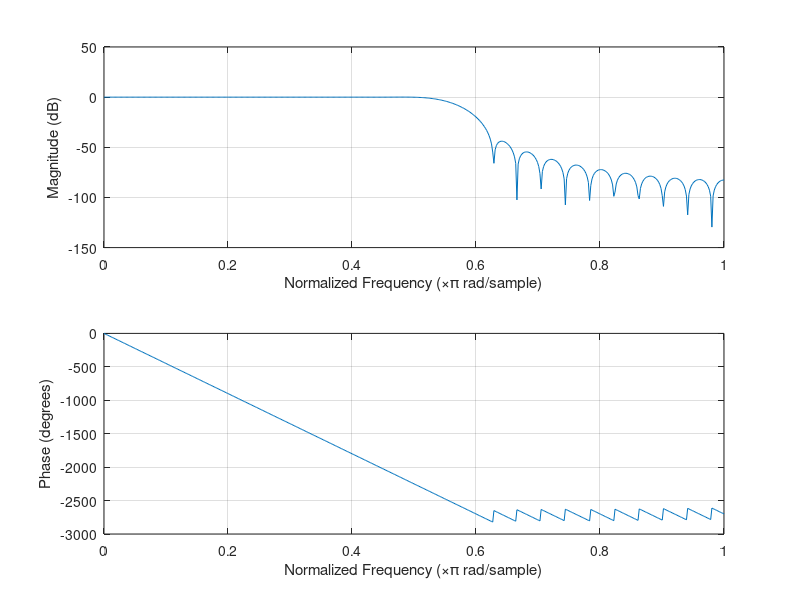

MATLAB code for this plot: (Note: this script raises an error after producing the figure.)
% Task 3
n=(-20:1:20);
fc=0.3;
y = 2*fc*sinc(n*2*fc);

plot(n,y);
xlabel('Time (sec)');
ylabel('Amplitude'); 
title('Sinc Function');

freqz(y)

n=(-30:1:30);
y = 2*fc*sinc(n*2*fc);

freqz(y)


n=(-40:1:40);
y = 2*fc*sinc(n*2*fc);

freqz(y)
%%
% Task 4
clear all
disp('Task 4')
fp=4/16;
fs=5/16;

fc=(fp+fs)/2;

deltaf=fs-fp;

% we'll use hanning window 
N=3.1/deltaf;

% rounding above to nearest odd integer
N = (ceil((ceil(N)/2)+0.5)*2)-1;

y=fir1((N-1),2*fc,hanning(N));
impz(y)
freqz(y)
%%
% Task 5
disp("Task 5")
clear all
load handel.mat
% a
disp("a")
fp=1000/8192;
fs=1200/8192;
fc = (fp+fs)/2;
filter_a = fir1(50, 2*fc);
freqz(filter_a)
y_filtered_a = conv(filter_a,y);
soundsc(y_filtered_a)
pause(2)
%%

% b
clear all
load handel.mat
disp("b")
fp=1800/8192;
fs=1500/8192;
fc = (fp+fs)/2;
filter_b = fir1(50, 2*fc, 'high');
freqz(filter_b)
y_filtered_b = conv(filter_b,y);
soundsc(y_filtered_b)
pause(2)
%%

% c
clear all
disp("c")
load handel.mat
fp=2000/8192;
fs=1500/8192;
w1 = (fp+fs)/2;
fp = 3000/8192;
fs= 3500/8192;
w2 = (fp+fs)/2;
wn= [2*w1, 2*w2];
filter_c = fir1(50, wn, 'bandpass');
freqz(filter_c)
y_filtered_c = conv(filter_c,y);
soundsc(y_filtered_c)
pause(2)
%%

% d
disp("d")
clear all
load handel.mat
fp=500/8192;
fs=750/8192;
w1 = (fp+fs)/2;
fp = 3000/8192;
fs= 2500/8192;
w2 = (fp+fs)/2;
wn= [2*w1, 2*w2];
filter_d = fir1(50, wn, 'stop');
freqz(filter_d)
y_filtered_d = conv(filter_d,y);
soundsc(y_filtered_d)
pause(2)